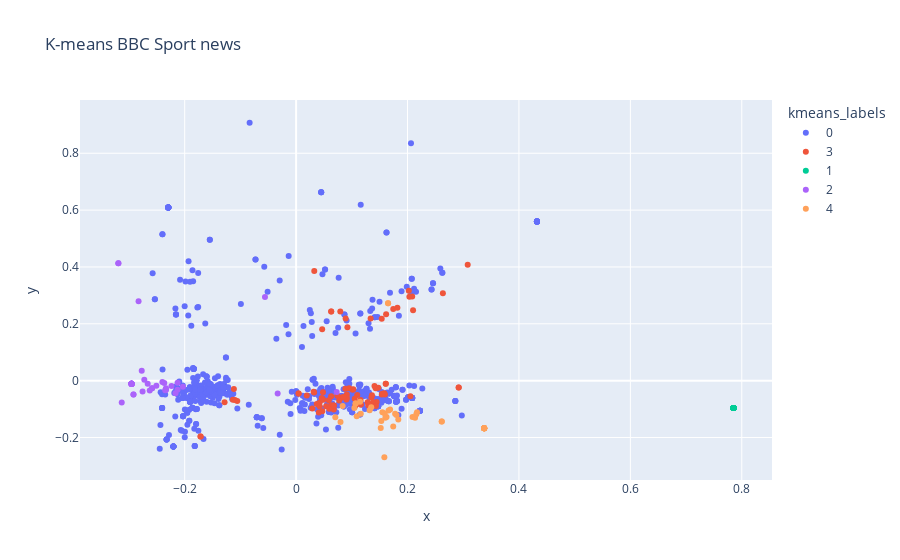

Notebook code for this chart:
### Code cell
data['tfidf'] = (
    data['headline_text']
    .pipe(hero.clean)
    .pipe(hero.do_tfidf)
)
### Kmeans

data['kmeans_labels'] = (
    data['tfidf']
    .pipe(hero.do_kmeans, n_clusters=5)
    .astype(str)
)

data['pca'] = data['tfidf'].pipe(hero.do_pca)

hero.scatterplot(data, 'pca', color='kmeans_labels', title="K-means BBC Sport news")
